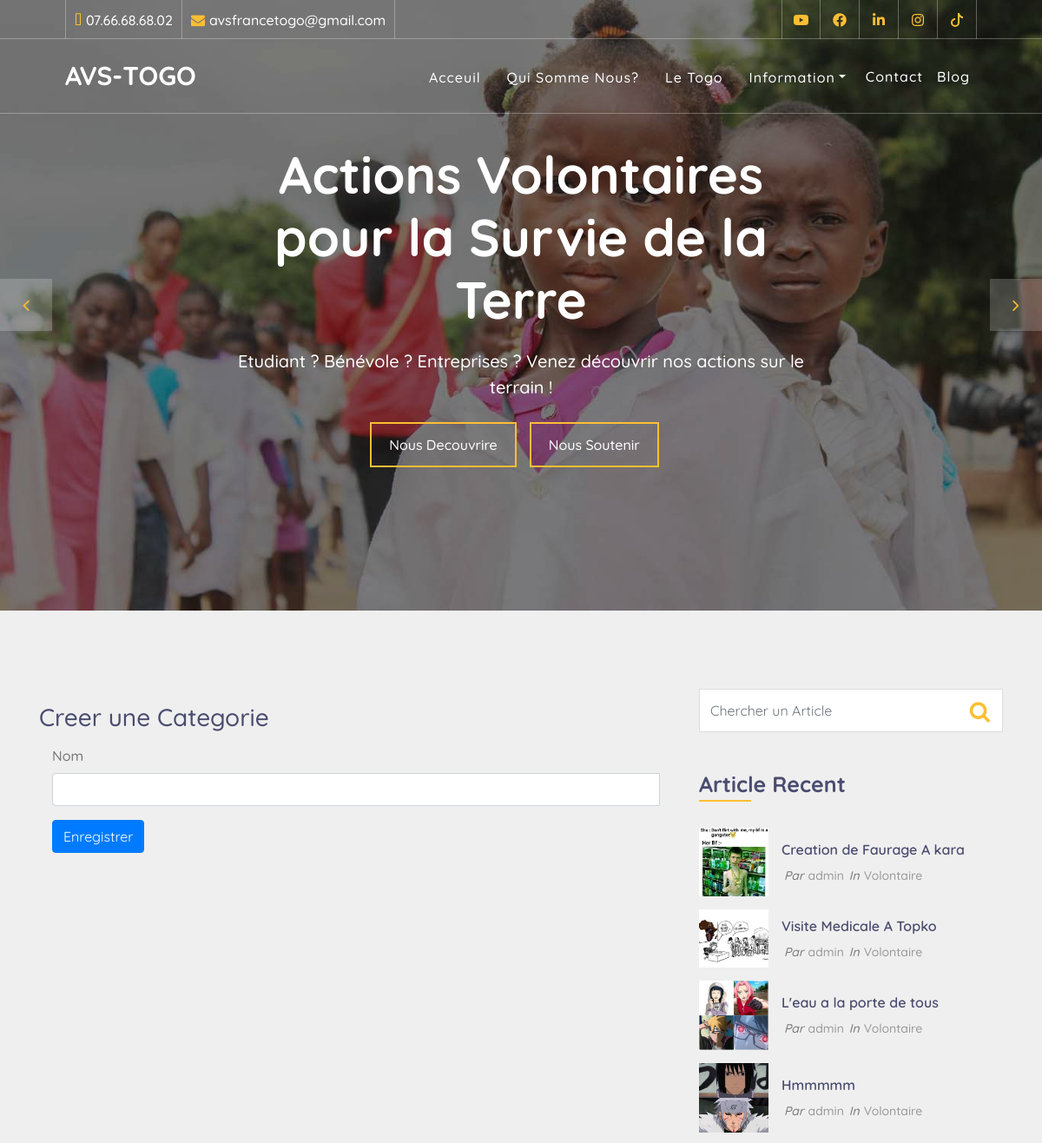
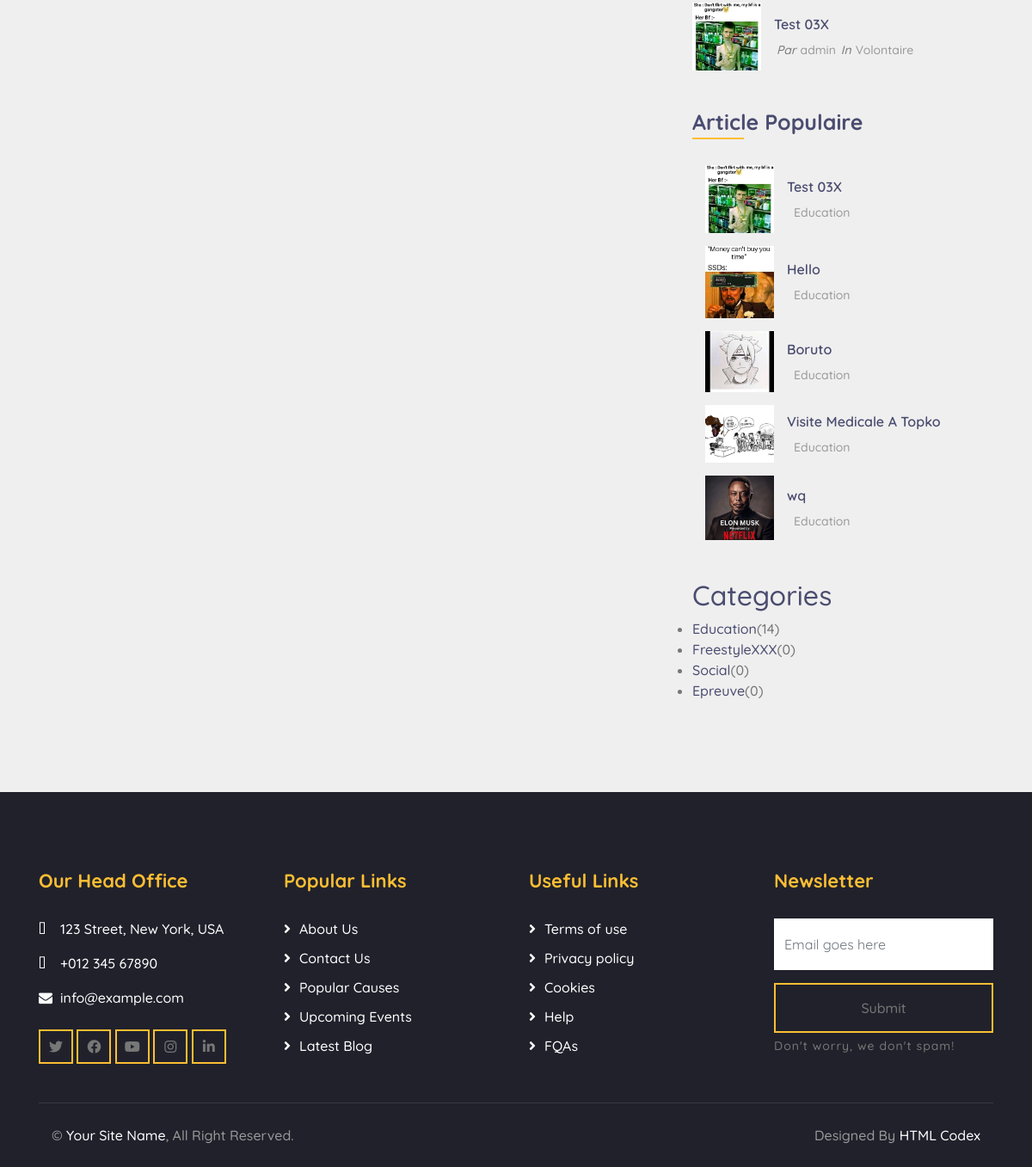
/create-categorie/ (signed in), run on the app's committed database (2 pictures, top to bottom).
### main/models.py (models this page shows)
class Article(models.Model):
    poster = models.FileField(upload_to='covers/')
    vue = models.IntegerField(default=0)
    auteur = models.ForeignKey(User, on_delete=models.DO_NOTHING)
    titre = models.CharField(max_length=200)
    categorie = models.ForeignKey(Categorie, on_delete=models.DO_NOTHING)
    tag = models.ManyToManyField(Tag)
    contenu = models.TextField()
    created = models.DateTimeField(auto_now_add=True)
    updated = models.DateTimeField(auto_now=True)

class Categorie(models.Model):
    nom = models.CharField(max_length=30,unique=True)

### main/views.py (the view)
# urls.py: path("create-categorie/", views.create_categorie, name="create-categorie"),
@decorators.login_required(login_url='/login')
def create_categorie(request):
    categories = Categorie.objects.all()
    article_recent = Article.objects.all().order_by('-created')[:5]
    article_populaire = Article.objects.all().order_by('-vue')[:5]
    if request.method == 'POST':
        categorie = Categorie.objects.create(nom=request.POST['nom'])
    return render(request,'create_categorie.html',{'article_recent':article_recent,'article_populaire':article_populaire,'categories':categories})

### main/templates/create_categorie.html (shortened to what this page needs)
{% extends 'base.html' %}
{% load static %}
{% block content %}
<div class="single">
    <div class="container">
        <div class="row">
            <div class="col-lg-8">
                <div class="single-content">
                    <h3 class="'text-center my-3">Creer une Categorie</h3>
                    <form class=" g-3 needs-validation"  action="" method="post" enctype="multipart/form-data">
                        <div class="col-12 my-2">
                          <label for="yourUsername" class="form-label">Nom</label>
                          <div class="input-group has-validation">
                            <input type="text" name="nom"  class="form-control"  required>
                          </div>
                        </div>
                        <div class="col-12">
                          <button class="btn btn-primary w-20 my-2" type="submit">Enregistrer</button>
                        </div>
                      </form>
                </div>
            </div>
            <div class="col-lg-4">
                <div class="sidebar">
                    <div class="sidebar-widget">
                        <div class="search-widget">
                            <form action="{% url 'blog' %}">
                                <input name='query' class="form-control" type="text" placeholder="Chercher un Article">
                                <button class="btn"><i class="fa fa-search"></i></button>
                            </form>
                        </div>
                    </div>
                    <div class="sidebar-widget">
                        <h2 class="widget-title">Article Recent</h2>
                        <div class="recent-post">
                            {% for art in article_recent %}
                            <div class="post-item">
                                <div class="post-img">
                                    <img src="/media/{{ art.poster }}" />
                                </div>
                                <div class="post-text">
                                    <a href="{% url 'single-blog' art.id %}">{{ art.titre }}</a>
                                    <div class="post-meta">
                                        <p>Par<a href="">{{ art.auteur }}</a></p>
                                        <p>In<a href="">Volontaire</a></p>
                                    </div>
                                </div>
                            </div>
                            {% endfor %}
                        </div>
                    </div>
                    <div class="sidebar-widget">
                        <h2 class="widget-title">Article Populaire</h2>
                            <div class="tab-content">
                                <div id="popular" class="container tab-pane active">
                                    {% for art in article_populaire %}
                                    <div class="post-item">
                                        <div class="post-img">
                                            <img src="/media/{{ art.poster }}" />
                                        </div>
                                        <div class="post-text">
                                            <a href="{% url 'single-blog' art.id %}">{{ art.titre }}</a>
                                            <div class="post-meta">
                                                <p><a href="">{{ art.categorie.nom }}</a></p>
                                            </div>
                                        </div>
                                    </div>
                                    {% endfor %}
                                </div>
                            </div>
                        </div>
                    </div>
                    <div class="sidebar-widget">
                        <h2 class="widget-title">Categories</h2>
                        <div class="category-widget">
                            <ul>
                                {% for categorie in categories %}
                                <a href="{% url 'blog' %}?categorie={{categorie.id}}"><li>{{ categorie.nom }}</a><span>({{categorie.article_set.all.count}})</span></li></a>
                                {% endfor %}
                            </ul>
                        </div>
                    </div>
                </div>
            </div>
        </div>
    </div>
{% endblock %}

### static/css/style.css (style rules this page uses)
html { overflow-x: hidden; }
body { color: #777777; font-weight: 500; background: #ffffff; font-family: 'Quicksand', sans-serif; overflow-x: hidden; }
h1, h2, h3, h4, h5, h6 { color: #4a4c70; }
a { color: #4a4c70; transition: .3s; }
.single { position: relative; padding: 45px 0; }
.single .single-content { position: relative; margin-bottom: 30px; overflow: hidden; }
.single .post-item { display: flex; align-items: center; margin-bottom: 15px; }
.single .post-item .post-img { width: 100%; max-width: 80px; }
.single .post-item .post-img img { width: 100%; }
.single .post-item .post-text { padding-left: 15px; }
.single .post-item .post-text a { font-size: 16px; font-weight: 600; }
.single .post-item .post-meta { display: flex; margin-top: 8px; }
.single .post-item .post-meta p { display: inline-block; margin: 0; padding: 0 3px; font-size: 14px; font-weight: 500; font-style: italic; }
.single .post-item .post-meta p a { margin-left: 5px; color: #999999; font-size: 14px; font-weight: 500; font-style: normal; }
.sidebar { position: relative; width: 100%; }
.sidebar .sidebar-widget { position: relative; margin-bottom: 45px; }
.sidebar .sidebar-widget .widget-title { position: relative; margin-bottom: 30px; padding-bottom: 5px; font-size: 25px; font-weight: 700; }
.sidebar .sidebar-widget .widget-title::after { position: absolute; content: ""; width: 60px; height: 2px; bottom: 0; left: 0; background: #FDBE33; }
.sidebar .sidebar-widget .search-widget { position: relative; }
.sidebar .search-widget input { height: 50px; border: 1px solid #dddddd; border-radius: 0; }
.sidebar .search-widget .btn { position: absolute; top: 6px; right: 15px; height: 40px; padding: 0; font-size: 25px; color: #FDBE33; background: none; border-radius: 0; border: none; transition: .3s; }
.sidebar .sidebar-widget .recent-post { position: relative; }

### static/css/site.css (style rules this page uses)
* { margin: 0; padding: 0; box-sizing: border-box; }
body { background-color: #EFEFEF; }

### data on the page
Article: poster (picture), titre "Creation de Faurage A kara", auteur "admin"
Article: poster (picture), titre "Visite Medicale A Topko", auteur "admin", categorie.nom "Education"
Article: poster (picture), titre "L'eau a la porte de tous", auteur "admin"
Article: poster (picture), titre "Hmmmmm", auteur "admin"
Article: poster (picture), titre "Test 03X", auteur "admin", categorie.nom "Education"
Article: poster (picture), titre "Hello", categorie.nom "Education"
Article: poster (picture), titre "Boruto", categorie.nom "Education"
Article: poster (picture), titre "wq", categorie.nom "Education"
Categorie: nom "Education", article_set.all.count "14"
Categorie: nom "FreestyleXXX", article_set.all.count "0"
Categorie: nom "Social", article_set.all.count "0"
Categorie: nom "Epreuve", article_set.all.count "0"
